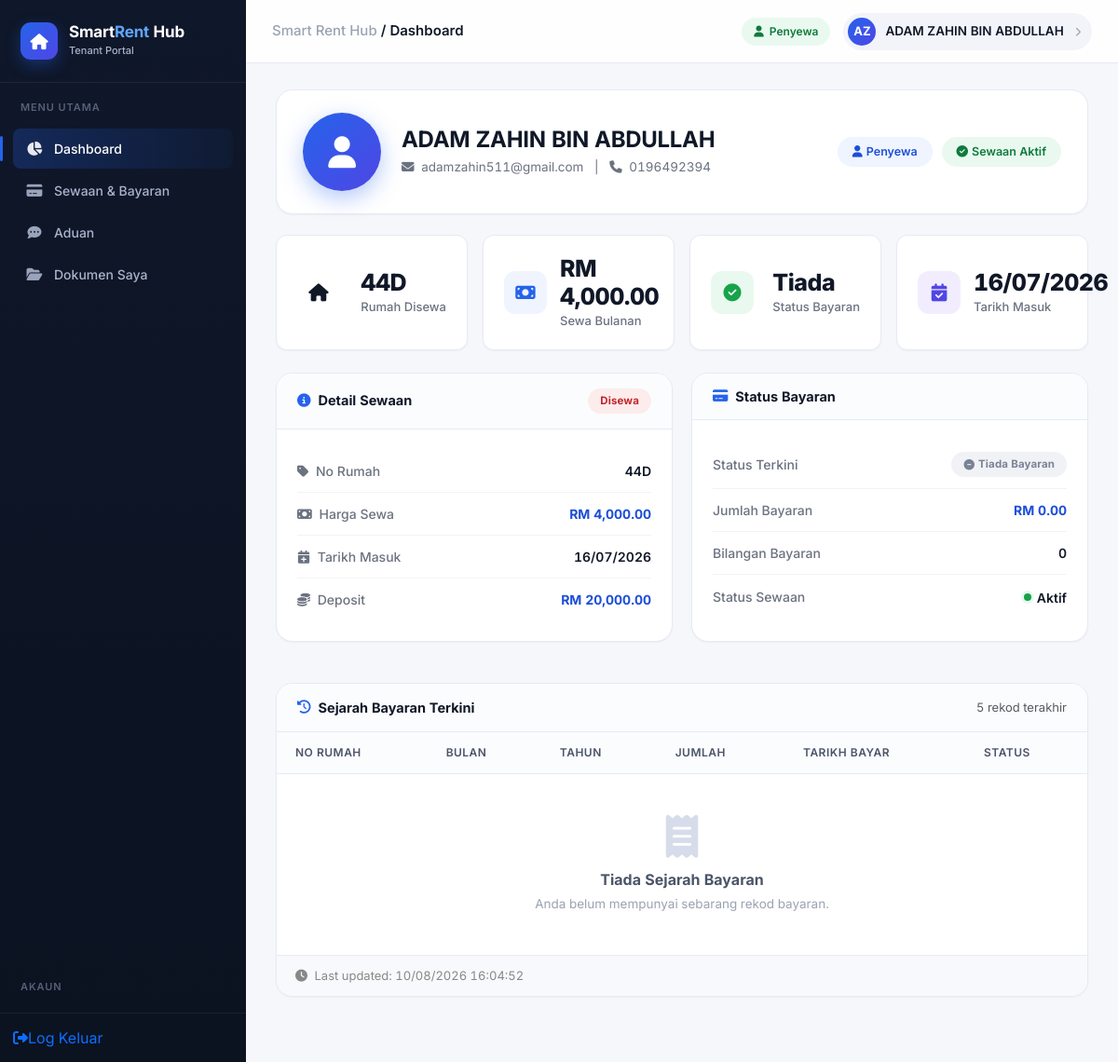
The app's page /dashboard_tenant.php (signed in), older data.
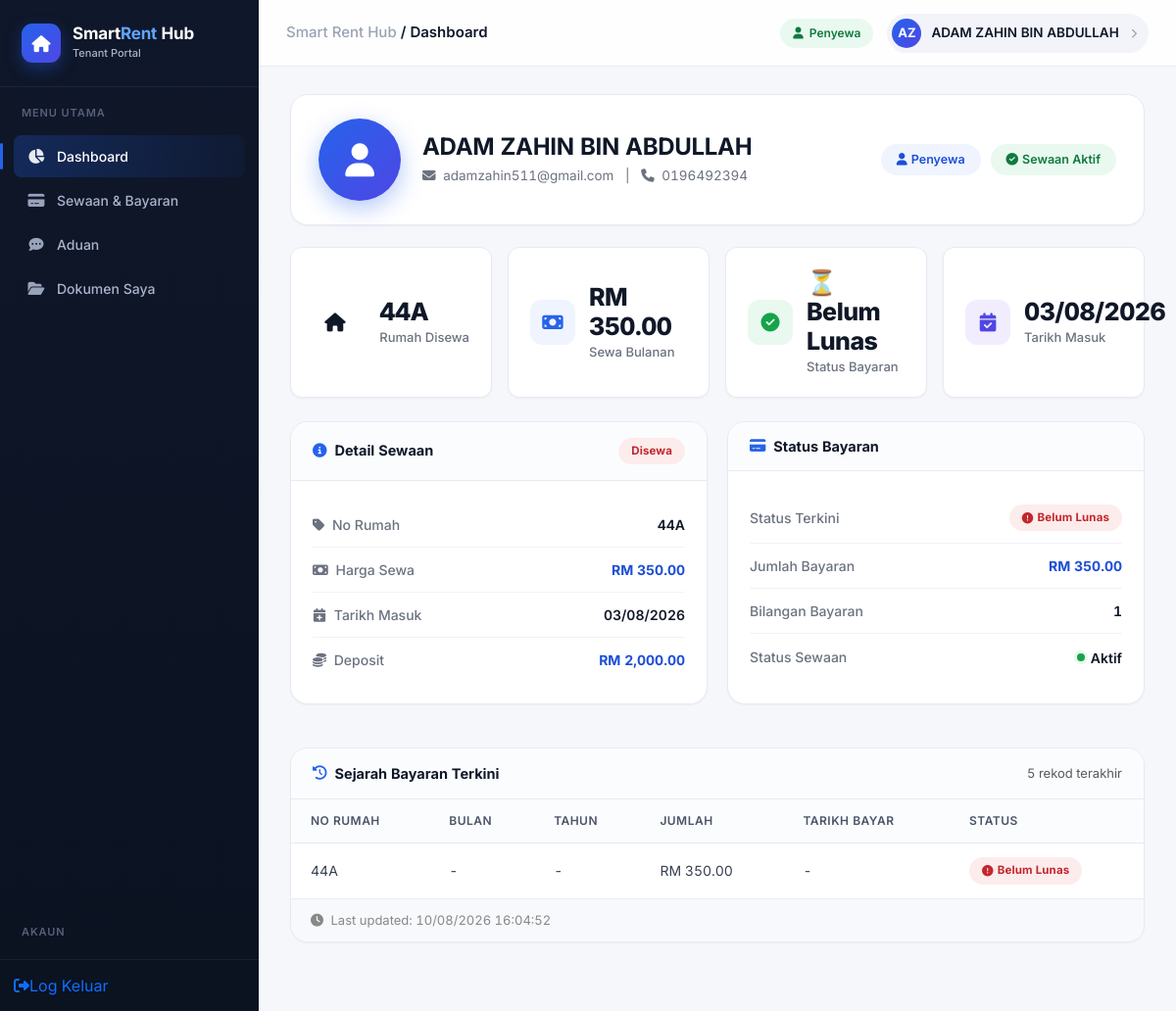
The same page, newer data.
### tables this page shows
CREATE TABLE IF NOT EXISTS `penyewa` (
  `id_penyewa` int NOT NULL AUTO_INCREMENT,
  `nama` varchar(100) NOT NULL,
  `no_ic` varchar(20) NOT NULL,
  `no_telefon` varchar(20) DEFAULT NULL,
  `email` varchar(100) NOT NULL,
  `password` varchar(255) NOT NULL,
  `profile_picture` varchar(255) DEFAULT NULL,
  PRIMARY KEY (`id_penyewa`),
  UNIQUE KEY `no_ic` (`no_ic`),
  UNIQUE KEY `email` (`email`)
);

CREATE TABLE IF NOT EXISTS `sewa` (
  `id_sewa` int NOT NULL AUTO_INCREMENT,
  `id_penyewa` int DEFAULT NULL,
  `id_rumah` int DEFAULT NULL,
  `tarikh_masuk` date DEFAULT NULL,
  `deposit` decimal(10,2) DEFAULT NULL,
  PRIMARY KEY (`id_sewa`),
  KEY `id_penyewa` (`id_penyewa`),
  KEY `id_rumah` (`id_rumah`),
  CONSTRAINT `sewa_ibfk_1` FOREIGN KEY (`id_penyewa`) REFERENCES `penyewa` (`id_penyewa`),
  CONSTRAINT `sewa_ibfk_2` FOREIGN KEY (`id_rumah`) REFERENCES `rumah` (`id_rumah`)
);

CREATE TABLE IF NOT EXISTS `rumah` (
  `id_rumah` int NOT NULL AUTO_INCREMENT,
  `no_rumah` varchar(20) DEFAULT NULL,
  `harga_sewa` decimal(10,2) DEFAULT NULL,
  `status` enum('Kosong','Disewa') DEFAULT 'Kosong',
  PRIMARY KEY (`id_rumah`)
);

CREATE TABLE IF NOT EXISTS `bayaran` (
  `id_bayaran` int NOT NULL AUTO_INCREMENT,
  `id_sewa` int DEFAULT NULL,
  `bulan` varchar(20) DEFAULT NULL,
  `tahun` int DEFAULT NULL,
  `tarikh_bayar` datetime DEFAULT NULL,
  `jumlah` decimal(10,2) DEFAULT NULL,
  `status` enum('Lunas','Belum Lunas','Pending') DEFAULT 'Pending',
  `bill_code` varchar(50) DEFAULT NULL,
  `ref_no` varchar(50) DEFAULT NULL,
  PRIMARY KEY (`id_bayaran`),
  KEY `id_sewa` (`id_sewa`),
  CONSTRAINT `bayaran_ibfk_1` FOREIGN KEY (`id_sewa`) REFERENCES `sewa` (`id_sewa`)
);

### dashboard_tenant.php (the view, shortened to what the rows shown need)
<?php
include("db.php");
include("header_penyewa.php");
$id_penyewa = $_SESSION['user_id'];
$sql_penyewa = "SELECT * FROM penyewa WHERE id_penyewa = ?";
$stmt_penyewa = mysqli_prepare($conn, $sql_penyewa);
mysqli_stmt_bind_param($stmt_penyewa, "i", $id_penyewa);
mysqli_stmt_execute($stmt_penyewa);
$result_penyewa = mysqli_stmt_get_result($stmt_penyewa);
$penyewa = mysqli_fetch_assoc($result_penyewa);
$sql_sewa = "SELECT
                s.id_sewa,
                s.tarikh_masuk,
                s.deposit,
                r.id_rumah,
                r.no_rumah,
                r.harga_sewa,
                r.status AS status_rumah
            FROM sewa s
            LEFT JOIN rumah r ON s.id_rumah = r.id_rumah
            WHERE s.id_penyewa = ? AND r.status = 'Disewa'
            ORDER BY s.id_sewa DESC
            LIMIT 1";
$stmt_sewa = mysqli_prepare($conn, $sql_sewa);
mysqli_stmt_bind_param($stmt_sewa, "i", $id_penyewa);
mysqli_stmt_execute($stmt_sewa);
$result_sewa = mysqli_stmt_get_result($stmt_sewa);
$sewa = mysqli_fetch_assoc($result_sewa);
$sql_histori = "SELECT
                    b.id_bayaran,
                    b.tarikh_bayar,
                    b.jumlah,
                    b.status,
                    b.bulan,
                    b.tahun,
                    r.no_rumah
                FROM bayaran b
                INNER JOIN sewa s ON b.id_sewa = s.id_sewa
                INNER JOIN rumah r ON s.id_rumah = r.id_rumah
                WHERE s.id_penyewa = ?
                ORDER BY b.id_bayaran DESC
                LIMIT 5";
$stmt_histori = mysqli_prepare($conn, $sql_histori);
mysqli_stmt_bind_param($stmt_histori, "i", $id_penyewa);
mysqli_stmt_execute($stmt_histori);
$result_histori = mysqli_stmt_get_result($stmt_histori);
?>
    <div class="page-wrapper">
        <div class="profile-header">
            <div class="profile-info">
                <h4><?= htmlspecialchars($penyewa['nama'] ?? 'Penyewa') ?></h4>
                <div class="subtitle">
                    <i class="fas fa-envelope me-1"></i> <?= htmlspecialchars($penyewa['email'] ?? '-') ?>
                    <span class="mx-2">|</span>
                    <i class="fas fa-phone me-1"></i> <?= htmlspecialchars($penyewa['no_telefon'] ?? '-') ?>
                </div>
            </div>
        </div>
        <div class="stats-grid">
            <div class="stat-card">
                <div class="stat-content">
                    <div class="number"><?= $sewa ? htmlspecialchars($sewa['no_rumah']) : '-' ?></div>
                    <div class="label">Rumah Disewa</div>
                </div>
            </div>
            <div class="stat-card">
                <div class="stat-content">
                    <div class="number">RM <?= number_format($sewa['harga_sewa'] ?? 0, 2) ?></div>
                    <div class="label">Sewa Bulanan</div>
                </div>
            </div>
            <div class="stat-card">
                <div class="stat-content">
                    <div class="number"><?= $sewa ? date('d/m/Y', strtotime($sewa['tarikh_masuk'])) : '-' ?></div>
                    <div class="label">Tarikh Masuk</div>
                </div>
            </div>
        </div>
        <div class="two-col">
            <div class="card-custom">
                <div class="card-header-custom">
                    <h6><i class="fas fa-info-circle"></i> Detail Sewaan</h6>
                    <?php if ($sewa): ?>
                        <span class="badge-status <?= strtolower($sewa['status_rumah']) == 'disewa' ? 'disewa' : 'kosong' ?>">
                            <?= $sewa['status_rumah'] ?? 'Tiada' ?>
                        </span>
                    <?php endif; ?>
                </div>
                <div class="card-body-custom">
                    <?php if ($sewa): ?>
                        <div class="detail-row">
                            <span class="label"><i class="fas fa-tag me-1"></i> No Rumah</span>
                            <span class="value"><?= htmlspecialchars($sewa['no_rumah']) ?></span>
                        </div>
                        <div class="detail-row">
                            <span class="label"><i class="fas fa-money-bill me-1"></i> Harga Sewa</span>
                            <span class="value amount">RM <?= number_format($sewa['harga_sewa'], 2) ?></span>
                        </div>
                        <div class="detail-row">
                            <span class="label"><i class="fas fa-calendar-plus me-1"></i> Tarikh Masuk</span>
                            <span class="value"><?= date('d/m/Y', strtotime($sewa['tarikh_masuk'])) ?></span>
                        </div>
                        <div class="detail-row">
                            <span class="label"><i class="fas fa-coins me-1"></i> Deposit</span>
                            <span class="value amount">RM <?= number_format($sewa['deposit'] ?? 0, 2) ?></span>
                        </div>
                    <?php endif; ?>
                </div>
            </div>
        </div>
        <div class="card-custom">
            <div class="card-body-custom" style="padding: 0;">
                <div class="table-responsive">
                    <table class="table table-history">
                        <thead>
                            <tr>
                                <th>No Rumah</th>
                                <th>Bulan</th>
                                <th>Tahun</th>
                                <th>Jumlah</th>
                                <th>Tarikh Bayar</th>
                                <th>Status</th>
                            </tr>
                        </thead>
                        <tbody>
                            <?php if (mysqli_num_rows($result_histori) > 0): ?>
                                <?php while ($row = mysqli_fetch_assoc($result_histori)): ?>
                                <tr>
                                    <td><?= htmlspecialchars($row['no_rumah']) ?></td>
                                    <td><?= $row['bulan'] ?? '-' ?></td>
                                    <td><?= $row['tahun'] ?? '-' ?></td>
                                    <td class="amount">RM <?= number_format($row['jumlah'] ?? 0, 2) ?></td>
                                    <td><?= $row['tarikh_bayar'] ? date('d/m/Y H:i', strtotime($row['tarikh_bayar'])) : '-' ?></td>
                                    <td>
                                        <?php if ($row['status'] == 'Lunas'): ?>
                                            <span class="badge-status lunas"><i class="fas fa-check-circle me-1"></i> Lunas</span>
                                        <?php elseif ($row['status'] == 'Pending'): ?>
                                            <span class="badge-status pending"><i class="fas fa-clock me-1"></i> Pending</span>
                                        <?php elseif ($row['status'] == 'Belum Lunas'): ?>
                                            <span class="badge-status belum"><i class="fas fa-exclamation-circle me-1"></i> Belum Lunas</span>
                                        <?php else: ?>
                                            <span class="badge-status tiada">-</span>
                                        <?php endif; ?>
                                    </td>
                                </tr>
                                <?php endwhile; ?>
                            <?php endif; ?>
                        </tbody>
                    </table>
                </div>
            </div>
        </div>
    </div>
<?php include("footer_penyewa.php"); ?>

Row changes from the older to the newer data that the page shows:
removed sewa: id_rumah.no_rumah "44D", id_rumah.harga_sewa "4,000.00", tarikh_masuk "16/07/2026", id_rumah.status "Disewa", deposit "20,000.00"
added sewa: id_rumah.no_rumah "44A", id_rumah.harga_sewa "350.00", tarikh_masuk "03/08/2026", id_rumah.status "Disewa", deposit "2,000.00"
added bayaran: rumah.no_rumah "44A", bulan "-", tahun "-", jumlah "350.00", status "Belum Lunas" (drawn)
Text that changed along with them:
$jumlah_bayaran: "0.00" → "350.00"
$bil_bayaran: "0" → "1"
text no longer shown: "Tiada Tiada Bayaran Tiada Sejarah Bayaran Anda belum mempunyai sebarang rekod bayaran."
text now shown: "⏳ Belum Lunas Belum Lunas"
